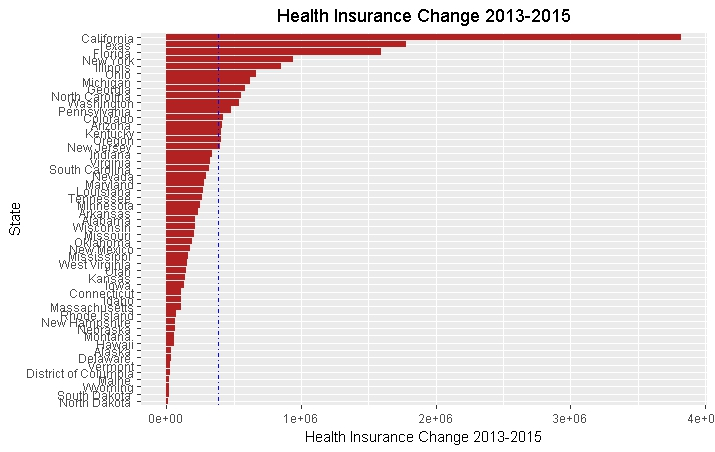

R code for this plot:
#HIC&ST

# This R environment comes with all of CRAN preinstalled, as well as many other helpful packages
# The environment is defined by the kaggle/rstats docker image: https://github.com/kaggle/docker-rstats
# For example, here's several helpful packages to load in 

library(ggplot2) # Data visualization
library(readr) # CSV file I/O, e.g. the read_csv function

#R is always pointed at a directory on your computer. 
#You can find out which directory by running the getwd() function
#use setwd() and specify the path to the desired folder

# read file and do some basic setup

#..\\data\usa_states_healthcare.csv

HealthCare<- read.csv("usa_states_healthcare.csv", stringsAsFactors = FALSE)

colnames(HealthCare) <- c("State", 
                          "Uninsured_Rate_2010", 
                          "Uninsured_Rate_2015",
                          "Uninsured_Rate_Ch_2010_2015", 
                          "Health_Ins_Cov_Ch_2010_2015",
                          "Empl_Ins_Cov_Ch_2010_2015", 
                          "Mktpl_Ins_Cov_Ch_2010_2015",
                          "Mktpl_Tx_Credits", 
                          "Avg_Mo_Tx_Credit", 
                          "State_Medicaid_Exp", 
                          "Medicaid_Enroll_2013", 
                          "Medicaid_Enroll_2016",
                          "Medicaid_Enroll_Ch_2013_2016", 
                          "Medicare_Enroll_2016")


# convert character percentage rates to numeric

HealthCare$Uninsured_Rate_2010 <- as.numeric(sub("%", "", HealthCare$Uninsured_Rate_2010))/100
HealthCare$Uninsured_Rate_2015 <- as.numeric(sub("%", "", HealthCare$Uninsured_Rate_2015))/100
HealthCare$Uninsured_Rate_Ch_2010_2015 <- as.numeric(sub("%", "", HealthCare$Uninsured_Rate_Ch_2010_2015))/100

# convert $ to numeric
HealthCare$Avg_Mo_Tx_Credit <- as.numeric(gsub("[^0-9]", "", HealthCare$Avg_Mo_Tx_Credit))

# gsub() function replaces all matches of a string [0-9]-All Digit(Regular Experession Syntax)

# convert state to a factor

#HealthCare$State <- as.factor(HealthCare$State)

# the value for the US in Uninsured_Rate_Ch_2010_2015 is incorrect.  we'll fix it
HealthCare$Uninsured_Rate_Ch_2010_2015 <- HealthCare$Uninsured_Rate_2015 - HealthCare$Uninsured_Rate_2010

# create a data frame with just the US summary info and a set with just the states
HealthCare_state <- HealthCare[!HealthCare$State == "United States", ]
HealthCare_US <- HealthCare[HealthCare$State == "United States", ]

# drop unused factor levels (not really necessary, but I prefer it)

#MyData_state$State <- factor(MyData_state$State)
#MyData_US$State <- factor(MyData_US$State)


# Summarize US Stats (just print it)
#MyData_US


# create a new State vector thats ordered by Uninsured Rate Change for better plotting
library(ggplot2)



HealthCare_state$State2 <- factor(HealthCare_state$State, levels =HealthCare_state[order(HealthCare_state$Health_Ins_Cov_Ch_2010_2015), "State"])

ggplot(HealthCare_state, aes(State2, Health_Ins_Cov_Ch_2010_2015)) + 
  geom_bar(stat="identity", fill = "firebrick") +
  coord_flip() +
  ggtitle("Health Insurance Change 2013-2015") +
  theme(plot.title = element_text(hjust = 0.5)) +
  xlab("State") +
  ylab("Health Insurance Change 2013-2015") + 
  geom_hline(yintercept = mean(HealthCare_state$Health_Ins_Cov_Ch_2010_2015), color = "blue", linetype = "dotdash") # add national average
